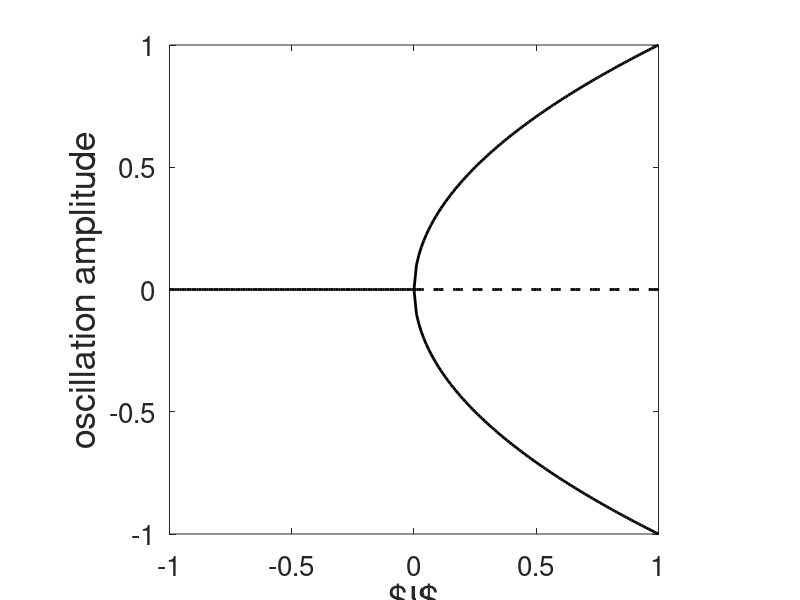

Write the MATLAB code that produced this figure.
I=[-100:0]/100;

subplot(111);
plot(I,zeros(101,1),'-k','Linewidth',2);
hold on;

I=-I;
plot(I,zeros(101,1),'--k','Linewidth',2);
plot(I,sqrt(I),'-k','Linewidth',2);
plot(I,-sqrt(I),'-k','Linewidth',2);
set(gca,'Fontsize',20);
xlabel('$I$','Fontsize',26);
ylabel('oscillation amplitude','Fontsize',26);
hold off;
axis([-1,1,-1,1]); axis('square');
shg;